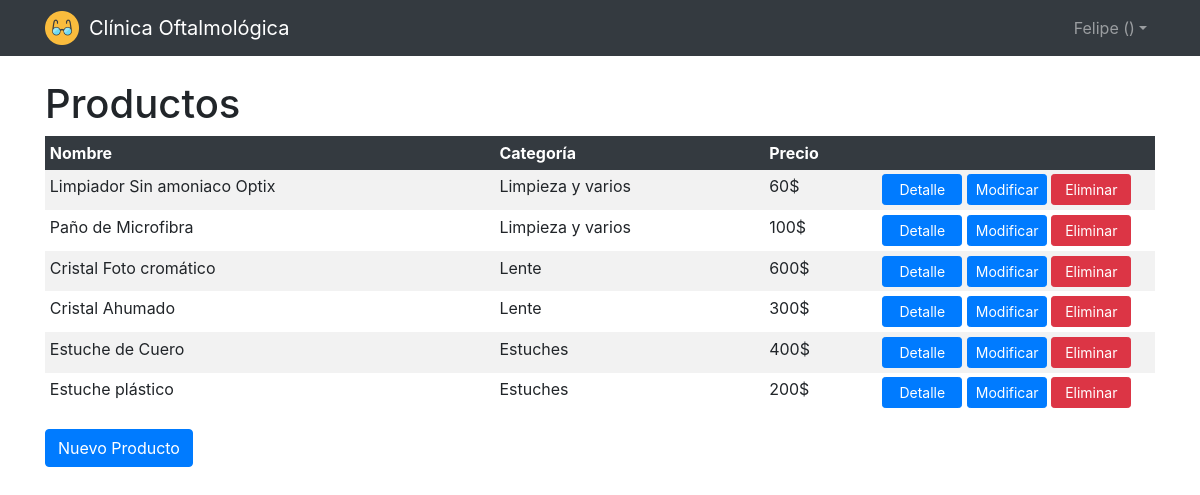
Before: /clinica/productosindex (signed in) with the older database file.
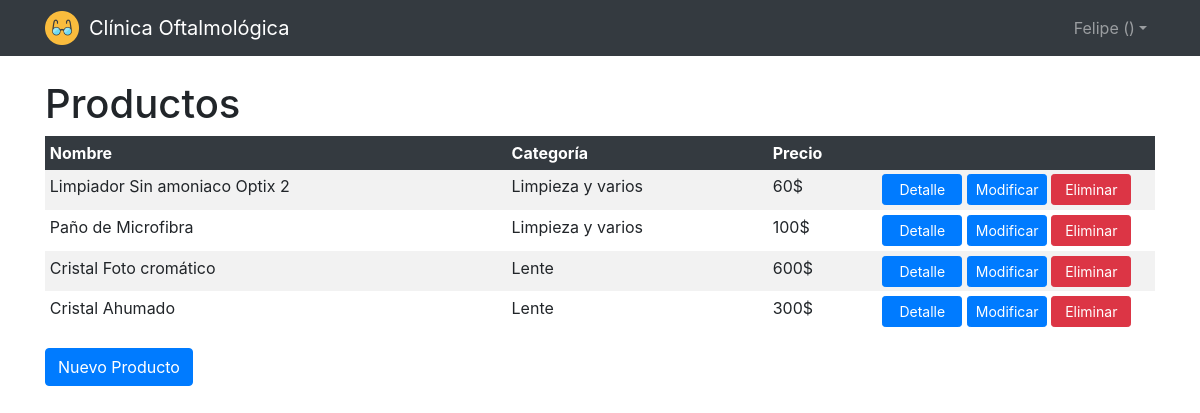
After: the same page with the newer database file.
### clinica/models.py (models this page shows, shortened)
class Producto(models.Model):
    categoria = models.ForeignKey(Categoria, on_delete=models.CASCADE)
    nombre = models.CharField(max_length=64)
    precio = models.IntegerField()
    detalle = models.CharField(max_length=64)

class Categoria(models.Model):
    nombre = models.CharField(max_length=64)

### clinica/views.py (the view)
# urls.py: path("productosindex", views.productosindex, name="productosindex"),
def productosindex(request):
    if not request.user.is_authenticated:
        return HttpResponseRedirect(reverse("login"))
    productos = Producto.objects.all()
    return render(request, "productos/index.html", {
        "productos" : productos
    })

### clinica/templates/productos/index.html (shortened to what this page needs)
{% extends "layout.html" %}
{% block body %}
    <div class="container">
        <h1>Productos</h1>
        <table class="table table-sm table-striped table-borderless">
            <thead class="table-dark">
                <tr>
                    <th>Nombre</th>
                    <th>Categoría</th>
                    <th>Precio</th>
                    <th></th>
                </tr>
            </thead>
            <tbody>
                {% for producto in productos %}
                    <tr>
                        <td>{{ producto.nombre }}</td>
                        <td>{{ producto.categoria.nombre }}</td>
                        <td>{{ producto.precio}}$</td>
                        <td style="width: 25%;">
                            <a href="{% url 'productoshow' producto.id %}" class="btn btn-primary btn-sm botones-index">Detalle</a>
                            <a href="{% url 'productosupdate' producto.id %}" class="btn btn-primary btn-sm botones-index">Modificar</a>
                            <a href="{% url 'productosdelete' producto.id %}" class="btn btn-danger btn-sm botones-index">Eliminar</a>
                        </td>
                    </tr>
                {% endfor %}
            </tbody>
        </table>
        <a href="{% url 'productoscreate' %}" class="btn btn-primary">Nuevo Producto</a>
    </div>
{% endblock %}

Changed rows visible on the page:
removed Producto: nombre "Estuche de Cuero", categoria.nombre "Estuches", precio "400"
removed Producto: nombre "Estuche plástico", categoria.nombre "Estuches", precio "200"
changed Producto: nombre "Limpiador Sin amoniaco Optix" → "Limpiador Sin amoniaco Optix 2"
